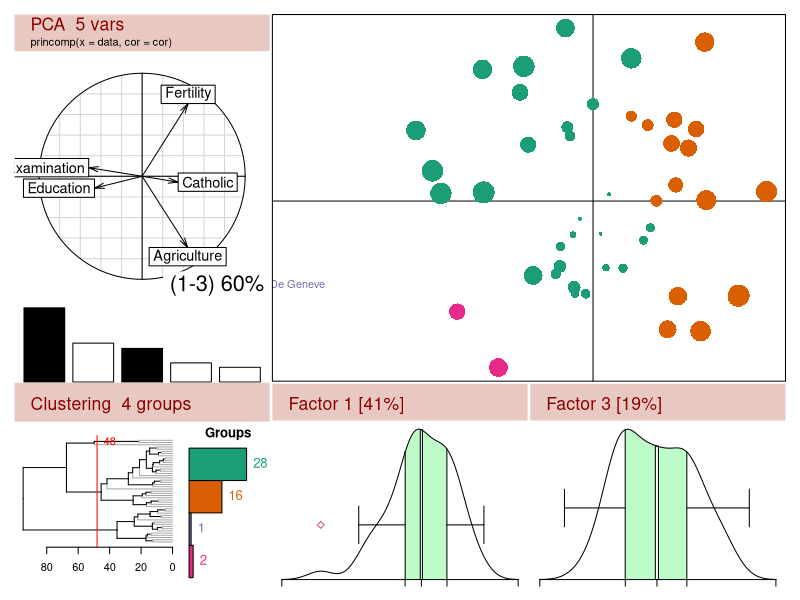

R code for this plot:
### Code by Eric Lecoutre, Universite catholique de Louvain, Belgium
### Winner of the R Homepage graphics competition 2004

### Works in R 1.8.1 ...

require(ade4)
require(RColorBrewer)
require(pixmap)



# --------------------------------------------------------------------------------------------------------------------------------


ltitle=function(x,backcolor="#e8c9c1",forecolor="darkred",cex=2,ypos=0.4){
	
	plot(x=c(-1,1),y=c(0,1),xlim=c(0,1),ylim=c(0,1),type="n",axes=FALSE)
	polygon(x=c(-2,-2,2,2),y=c(-2,2,2,-2),col=backcolor,border=NA)
	text(x=0,y=ypos,pos=4,cex=cex,labels=x,col=forecolor)
	
}


 

# plotacpclust(USArrests)


plotacpclust = function(data,xax=1,yax=2,hcut,cor=TRUE,clustermethod="ave",colbacktitle="#e8c9c1",wcos=3,Rpowered=FALSE,...){
	# data: data.frame to analyze
	# xax, yax: Factors to select for graphs
	
	# Parameters for hclust
	#   hcut
	#   clustermethod
	
	
	require(ade4)
	
	
	
	pcr=princomp(data,cor=cor)
	
	datac=t((t(data)-pcr$center )/pcr$scale)
	
	hc=hclust(dist(data),method=clustermethod)
	if (missing(hcut)) hcut=quantile(hc$height,c(0.97))
	
	def.par <- par(no.readonly = TRUE)
	on.exit(par(def.par))
	
	mylayout=layout(matrix(c(1,2,3,4,5,1,2,3,4,6,7,7,7,8,9,7,7,7,10,11),ncol=4),widths=c(4/18,2/18,6/18,6/18),heights=c(lcm(1),3/6,1/6,lcm(1),1/3))
    	
    	par(mar = c(0.1, 0.1, 0.1, 0.1))
        par(oma = rep(1,4))
	ltitle(paste("PCA ",dim(unclass(pcr$loadings))[2], "vars"),cex=1.6,ypos=0.7)
	text(x=0,y=0.2,pos=4,cex=1,labels=deparse(pcr$call),col="black")
	pcl=unclass(pcr$loadings)
	pclperc=100*(pcr$sdev)/sum(pcr$sdev)
	s.corcircle(pcl[,c(xax,yax)],1,2,sub=paste("(",xax,"-",yax,") ",round(sum(pclperc[c(xax,yax)]),0),"%",sep=""),possub="bottomright",csub=3,clabel=2)
	wsel=c(xax,yax)
	scatterutil.eigen(pcr$sdev,wsel=wsel,sub="")
	
	
	dend=hc
	dend$labels=rep("",length(dend$labels))
	dend=as.dendrogram(dend)

	ngrp=length(cut(dend,hcut)$lower)
	
	ltitle(paste("Clustering ",ngrp, "groups"),cex=1.6,ypos=0.4)
	
	
	
	
	
	par(mar = c(3, 0.3, 1, 0.5))
	
	# Dendrogram
	attr(dend,"edgetext") = round(max(hc$height),1)
	plot(dend, edgePar = list(lty=1, col=c("black","darkgrey")), edge.root=FALSE,horiz=TRUE,axes=TRUE)
	
	abline(v=hcut,col="red")
	text(x=hcut,y=length(hc$height),labels=as.character(round(hcut,1)),col="red",pos=4)
	
	
	colorsnames= brewer.pal(ngrp,"Dark2")
	groupes=cutree(hc,h=hcut)
	ttab=table(groupes)
	
	# Groups
	par(mar = c(0.3, 0.3, 1.6, 0.3))
	#names.arg=paste("g",ngrp:1,sep="")
	mp=barplot(as.vector(rev(ttab)),horiz=TRUE,space=0,col=rev(colorsnames),xlim=c(0,max(ttab)+10),axes=FALSE,main="Groups",axisnames=FALSE)
	text(rev(ttab),mp,as.character(rev(ttab)),col=rev(colorsnames),cex=1.2,pos=4)


	
	# Main ACP scatterplot

	par(mar = c(0.1,0.1, 0.1,0.1))	
	selscores=pcr$scores[,c(xax,yax)]
	
	
	
	
	zi=apply(datac,1,FUN=function(vec)return(sum(vec^2)))
	cosinus= cbind(selscores[,1]^2 / zi,selscores[,2]^2 / zi)
	cosinus= cbind(cosinus,apply(cosinus,1,sum))
	ww= (cosinus[,wcos])*4 +0.5

	# Outliers? Test with median+1.5*IQ
	
	# Factor #1
	out <- selscores[,1] < median(selscores[,1]) - 1.5 * diff(quantile(selscores[,1],c(0.25,0.75)))
	out = out | selscores[,1] > median(selscores[,1]) + 1.5 * diff(quantile(selscores[,1],c(0.25,0.75)))
	# factor #2		
	out = out | selscores[,2] < median(selscores[,2]) - 1.5 * diff(quantile(selscores[,2],c(0.25,0.75)))
	out = out | selscores[,2] > median(selscores[,2]) + 1.5 * diff(quantile(selscores[,2],c(0.25,0.75)))

	plot(selscores,axes=FALSE,main="",xlab="",ylab="",type="n")
	abline(h=0,col="black")
	abline(v=0,col="black")
	
	
	points(selscores[!out,1:2],col=(colorsnames[groupes])[!out],cex=ww,pch=16)
	
	
	text(x=selscores[out,1],y=selscores[out,2],labels=dimnames(selscores)[[1]][out],col=(colorsnames[groupes])[out])
	box()
	
	


	# Factor 1
	par(mar = c(0.1, 0.1, 0.1, 0.1))
	ltitle(paste("Factor ",xax, " [",round(pclperc[xax],0),"%]",sep="" ),cex=1.6,ypos=0.4)
	plotdens(pcr$scores[,c(xax)])
	
	# Factor 2
	par(mar = c(0.1, 0.1, 0.1, 0.1))
	ltitle(paste("Factor ",yax," [",round(pclperc[yax],0),"%]",sep=""),cex=1.6,ypos=0.4)
	plotdens(pcr$scores[,c(yax)])

	# R logo
	#plot(0,0,type="n",xlim=c(0,100),ylim=c(0,15),axes=FALSE)
	#if (Rpowered){
	#	logo <- read.pnm(system.file("pictures/logo.ppm", package="pixmap")[1])
	#	addlogo(logo, px=c(100- (101/77)*11,100), py=c(0, 11), asp=1)
	#}
	#text(x=100-15,y=c(2,5),pos=2,labels=c("Powered by R <www.r-project.org>",date()))
	
	#box()
	
}



 confshade2 =  function(y, xlo, xhi, col = 8.)
	{
		n <- length(y)
		for(i in 1.:(n - 1.)) {
			polygon(c(xlo[i], xlo[i + 1.], xhi[i + 1.], xhi[i]), c(y[i], y[
				i + 1.], y[i + 1.], y[i]), col = col, border = FALSE)
		}
	}

	confshade=function(x, ylo, yhi, col = 8.)
	{
		n <- length(x)
		for(i in 1.:(n - 1.)) {
			polygon(c(x[i], x[i + 1.], x[i + 1.], x[i]), c(ylo[i], ylo[i + 1.],
				yhi[i + 1.], yhi[i]), col = col, border = FALSE)
		}
	}


plotdens=function(X, npts = 200, range = 1.5, xlab = "", ylab = "", main = "", ...)
{
	dens <- density(X, n = npts)
	qu <- quantile(X, c(0., 0.25, 0.5, 0.75, 1.))
	x <- dens$x
	y <- dens$y
	fqux <- x[abs(x - qu[2.]) == min(abs(x - qu[2.]))]
	fquy <- y[x == fqux]
	fquX <- as.numeric(qu[2.])
	tqux <- x[abs(x - qu[4.]) == min(abs(x - qu[4.]))]
	tquy <- y[x == tqux]
	tquX <- as.numeric(qu[4.])
	medx <- x[abs(x - qu[3.]) == min(abs(x - qu[3.]))]
	medy <- y[x == medx]
	# Prepare les donnees a dessiner
	#
	medX <- as.numeric(qu[3.])
	dx <- dens$x
	
	dy <- dens$y
	dx2 <- c(dx[dx <= fquX], fquX, dx[(dx > fquX) & (dx <= medX)], medX, dx[
		(dx > medX) & (dx <= tquX)], tquX, dx[dx > tquX])
	
	dy2 <- 	c(dy[dx <= fquX], fquy, dy[(dx > fquX) & (dx <= medX)], medy, dy[(dx > medX) & (dx <= tquX)], tquy, dy[dx > tquX])
	IQX <- dx2[(dx2 >= fquX) & (dx2 <= tquX)]
	#
	#
	# Initialise le graphique
	#
	#	axes(axes = F, xlim = c(min(dx2), max(dx2)), ylim = c(min(dy2), max(d
#
	# Dessine la densite
	IQy <- dy2[(dx2 >= fquX) & (dx2 <= tquX)]
	# Trace densit sous IQ
	#
	plot(0., 0., xlim = c(min(dx2), max(dx2)), ylim = c(min(dy2), max(dy2)),
		axes = F, xlab = xlab, ylab = ylab, main = main,type="n", ...)
	# Ajoute mediane
	# 
	#
	confshade(IQX, rep(0., length(IQX)), IQy, col = "#bdfcc9")
	bdw <- (tquX - fquX)/20.
	x1 <- c(medX - bdw/2., medX - bdw/2.)
	x2 <- c(medX + bdw/2., medX + bdw/2.)
	y1 <- c(0., medy)
	# Ajoute lignes wiskers
	#
	#
	polygon(c(x1, rev(x2)), c(y1, rev(y1)), col = 0.)
	lines(x = c(fquX, fquX), y = c(0., fquy))
	# Ajoute wiskers
	#
	#
	lines(x = c(tquX, tquX), y = c(0., tquy))
	meany <- mean(dy2)
	IQrange <- tquX - fquX
	lines(x = c(medX - range * IQrange, fquX), y = c(meany, meany))
	lines(x = c(tquX, medX + range * IQrange), y = c(meany, meany))
	lines(x = c(medX - range * IQrange, medX - range * IQrange), y = c(meany -
		(max(dy2) - min(dy2))/8., meany + (max(dy2) - min(dy2))/8.))
	#
	# Ajoute outliers
	#
	#
	lines(x = c(medX + range * IQrange, medX + range * IQrange), y = c(meany -
		(max(dy2) - min(dy2))/8., meany + (max(dy2) - min(dy2))/8.))
	out <- c(X[X < medX - range * IQrange], X[X > medX + range * IQrange])
	#
	# Ajoute les points...
	#
	# Ajoute l'axe
	points(out, rep(meany, length(out)), pch = 5., col = 2.)
	# Ajoute l'axe
	#
	#
	points(dx2, dy2, pch = ".", type = "l")
	#return(x = dessinx2, y = dessiny2)
	axis(1., at = round(c(min(x), fquX, medX, tquX, max(x)), 2.), labels = F,
		pos = 0.)
	invisible(list(x = dx2, y = dy2))
}



BoxDens=function(data, npts = 200., x = c(0., 100.), y = c(0., 50.), orientation = "paysage",
	add = TRUE, col = 11., border=FALSE,colline = 1., Fill = TRUE)
{
	
	
	

	dens <- density(data, n = npts)
	dx <- dens$x
	dy <- dens$y
	if(add == FALSE)
		plot(0., 0., axes = F, main = "", xlim = x, ylim = y, xlab = "",
			ylab = "")
	if(orientation == "paysage") {
		dx2 <- (dx - min(dx))/(max(dx) - min(dx)) * (x[2.] - x[1.]) * 0.98 +
			x[1.]
		dy2 <- (dy - min(dy))/(max(dy) - min(dy)) * (y[2.] - y[1.]) * 0.98 +
			y[1.]
		seqbelow <- rep(y[1.], length(dx))
		if(Fill == T)
			confshade(dx2, seqbelow, dy2, col = col)
		if (border==TRUE) points(dx2, dy2, type = "l", col = colline)
	}
	else {
		dy2 <- (dx - min(dx))/(max(dx) - min(dx)) * (y[2.] - y[1.]) * 0.98 +
			y[1.]
		dx2 <- (dy - min(dy))/(max(dy) - min(dy)) * (x[2.] - x[1.]) * 0.98 +
			x[1.]
		seqleft <- rep(x[1.], length(dy))
		if(Fill == T)
			confshade2(dy2, seqleft, dx2, col = col)
		if (border==TRUE) points(dx2, dy2, type = "l", col = colline)
	}
	polygon(x = c(x[1.], x[2.], x[2.], x[1.]), y = c(y[2.], y[2.], y[1.], y[
		1.]), density = 0.)
}


data(swiss)
# png(file="swiss.png", width=600,height=400)
plotacpclust(swiss[,1:5], 1, 3, hcut=48)
# dev.off()
